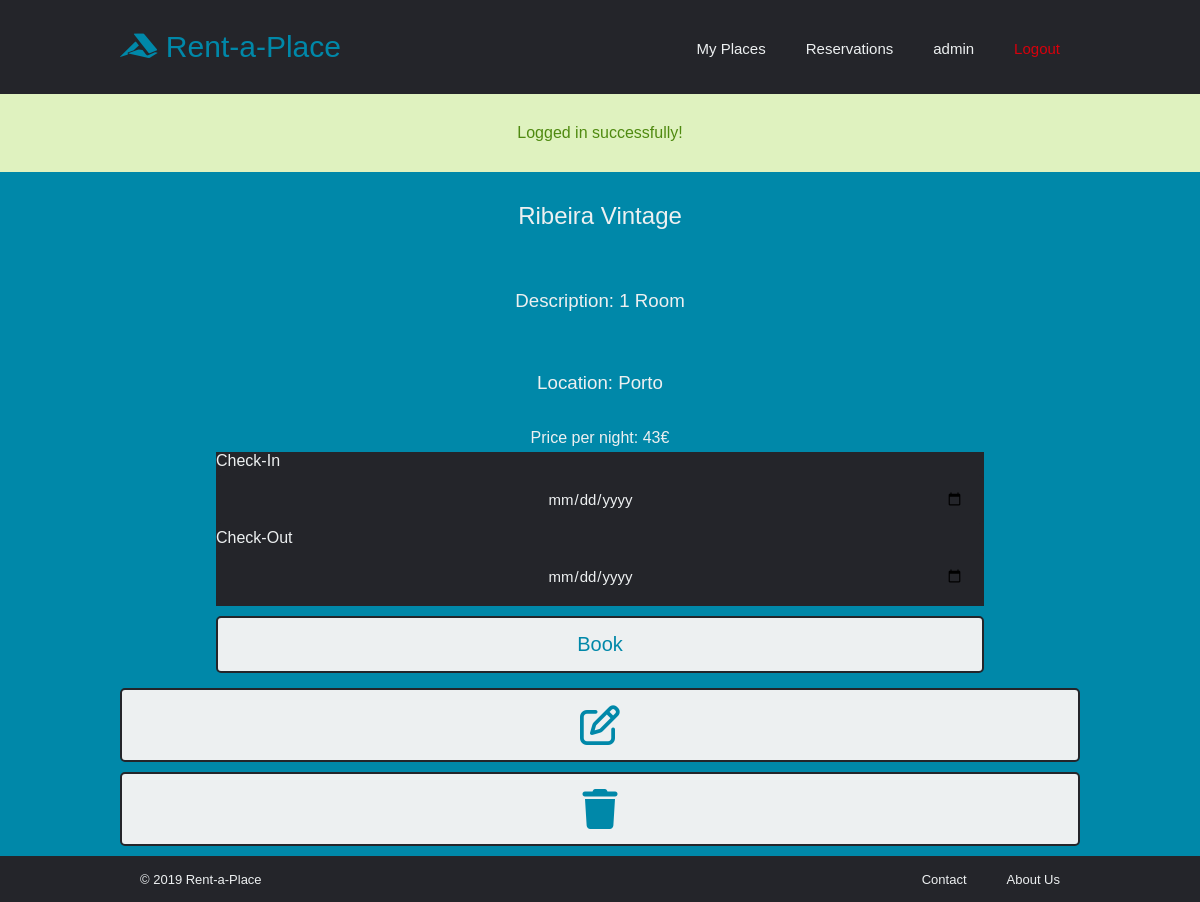
Page /pages/property.php?id=2 (signed in) on the committed database.
### tables this page shows
CREATE TABLE Properties (id INTEGER PRIMARY KEY, ownerID INTEGER NOT NULL REFERENCES Owners (id) ON UPDATE CASCADE, price FLOAT NOT NULL, title VARCHAR NOT NULL, location VARCHAR NOT NULL, description VARCHAR NOT NULL, availabilityStart DATE, availabilityEnd DATE);

### database/db_rental.php (called while the page is built, shortened)
<?php
    include_once('../database/db_user.php');
  function checkIsPropertyOwner($property_id)
  {
      $db = Database::instance()->db();
      $user = getUser($_SESSION['username']);
      $stmt = $db->prepare('SELECT * FROM Properties WHERE ownerID = ? AND id = ?');
      $stmt->execute(array($user['id'], $property_id));
      return $stmt->fetch()?true:false;
  }
  function getProperty($property_id)
  {
      $db = Database::instance()->db();
      $stmt = $db->prepare('SELECT * FROM Properties WHERE id = ?');
      $stmt->execute(array($property_id));
      return $stmt->fetch();
  }

### database/db_user.php (called while the page is built, shortened)
<?php
  function getUser($username)
  {
      $db = Database::instance()->db();
      $stmt = $db->prepare('SELECT * FROM Users WHERE username = ?');
      $stmt->execute(array($username));
      return $stmt->fetch();
  }

### templates/common/tpl_property.php (the view, shortened to what this page needs)
<?php
include_once('../database/db_rental.php');
function draw_property($property)
{
    ?>
<article class="property">
  <header>
    <h2><?=$property['title']?></a></h2>
  </header>
  <main>
    <h3>Description: <?=$property['description']?></h3>
    <h3>Location: <?=$property['location']?></h3>
    <h4>Price per night: <?=$property['price']?>€</h4>
<div id="reservation">
          <form id="reservationForm" method="post" action="../actions/action_reservation.php">
            <div id="checkIn">
              <label>Check-In</label>
              <input id="checkIn" type="date" name="checkIn" required="required" onchange="updateMinMax(0); setTotalPrice(<?= $property['price'] ?>); clearMessage();">
            </div>
            <div id="checkOut">
              <label>Check-Out</label>
              <input id="checkOut" type="date" name="checkOut" required="required" onchange="updateMinMax(1); setTotalPrice(<?= $property['price'] ?>); clearMessage();">
            </div>
            <input id="button" name="bookButton" type="submit" value="Book">
          </form>
        </div>
    <?php
    if((checkIsPropertyOwner($property['id'])))
    {
    ?>
    <button><i class="far fa-edit fa-2x"></i></button>
    <button onclick="window.location.href='../actions/delete_property.php?id=' + '<?= $property['id']?>'" ><i class="fas fa-trash fa-2x"></i></button>
    <?php
     }
    ?>
  </main>
</article>
<?php
} ?>

### css/style.css (style rules this page uses)
* { box-sizing: border-box; margin: 0; padding: 0; background-color: #24252a; font-family: "Montserrat", sans-serif; font-weight: 500; }

### css/auth.css (style rules this page uses)
form { background-color: #0088a9; padding-right: 10%; padding-left: 10%; font-weight: 500; color: #edf0f1; }
h2 { color: #edf0f1; background-color: #0088a9; padding: 30px 10%; text-align: center; }
input { width: 100%; color: #edf0f1; padding: 15px 20px; margin: 5px 0; box-sizing: border-box; font-size: 15px; border: none; border-radius: 5px; text-align: center; }
input[type="submit"] { color: #0088a9; font-size: 20px; font-weight: 500; padding: 15px 20px; border: 2px solid #24252a; border-radius: 5px; cursor: pointer; margin-top: 10px; background-color: #edf0f1; transition: all 0.3s ease 0s; width: 100%; }

### css/aboutus.css (style rules this page uses)
h3 { color: #edf0f1; background-color: #0088a9; padding: 30px 10%; }

### css/property.css (style rules this page uses)
.property { border-bottom: 1px solid #24252a; padding-left: 10%; padding-right: 10%; background-color: #0088a9; }
.property h3 { text-align: center; }
.property h4 { text-align: center; color: #edf0f1; background-color: #0088a9; padding: 5px; }
.property main { background-color: #0088a9; }
.property button { color: #0088a9; font-size: 20px; font-weight: 500; padding: 15px 20px; border: 2px solid #24252a; border-radius: 5px; cursor: pointer; margin-top: 10px; background-color: #edf0f1; transition: all 0.3s ease 0s; width: 100%; }
.property button:not(:first-of-type) { margin-bottom: 10px; }
.property button i { background-color: #edf0f1; }

### rows in the picture
properties: title "Ribeira Vintage", description "1 Room", location "Porto", price "43"

### other values in the picture
$username "admin"
$message['content'] "Logged in successfully!"
